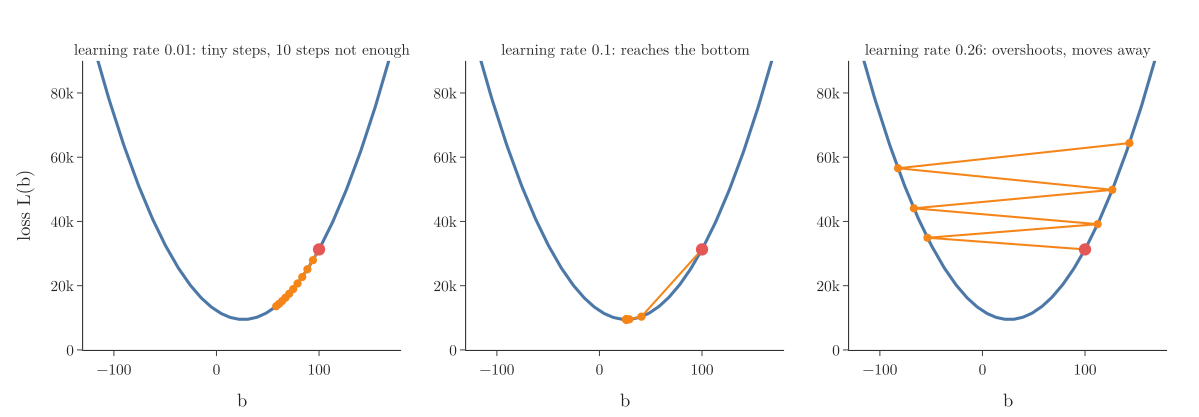

This figure's Python source:
"""Same start (b = 100), three learning rates: too small (slow), good, too large (jumps across and grows) (Plotly)."""
from pathlib import Path
import numpy as np
import plotly.graph_objects as go
from plotly.subplots import make_subplots
from common import loss_b, descend_b, BLUE, ORANGE, RED, GREEN, FONT

here = Path(__file__).parent
cases = [(0.01, 10, "learning rate 0.01: tiny steps, 10 steps not enough"),
         (0.1, 10, "learning rate 0.1: reaches the bottom"),
         (0.26, 6, "learning rate 0.26: overshoots, moves away")]
fig = make_subplots(1, 3, horizontal_spacing=0.06, subplot_titles=[c[2] for c in cases])
bgrid = np.linspace(-120, 170, 300)
for col, (lr, n, _) in enumerate(cases, start=1):
    bs = descend_b(100, lr, n)
    fig.add_trace(go.Scatter(x=bgrid, y=[loss_b(b) for b in bgrid], mode="lines", line=dict(color=BLUE, width=3)), 1, col)
    fig.add_trace(go.Scatter(x=bs, y=[loss_b(b) for b in bs], mode="lines+markers",
                             line=dict(color=ORANGE, width=2), marker=dict(size=8, color=ORANGE)), 1, col)
    fig.add_trace(go.Scatter(x=[bs[0]], y=[loss_b(bs[0])], mode="markers", marker=dict(size=12, color=RED)), 1, col)
    fig.update_xaxes(title="b", range=[-130, 180], row=1, col=col)
    fig.update_yaxes(range=[0, 90000], row=1, col=col)
    print(lr, bs.round(1))
fig.update_yaxes(title="loss L(b)", row=1, col=1)
fig.update_layout(template="simple_white", width=1150, height=400, showlegend=False, font=FONT,
                  margin=dict(l=70, r=20, t=50, b=60))
fig.update_annotations(font_size=15)
fig.write_image(here / "learning_rates.png", scale=2)
fig.write_image(here / "learning_rates.pdf")
